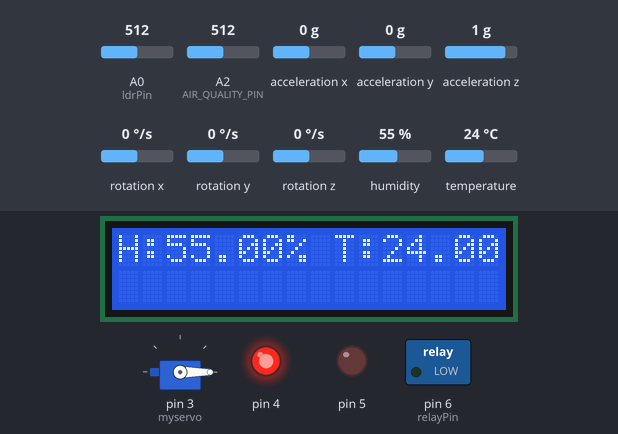
Bench run of a sketch on a simulated Arduino Uno, built with avr-gcc and run on an emulated ATmega328P. Shown: 16×2 character LCD, servo, switched loads named in the sketch (green lamp = pin HIGH), output pins drawn as LEDs (lit = HIGH). The inputs (shaded band) are chosen by the test bench; at power-on: temperature 24 °C, A0 (ldrPin) = 512, A2 (AIR_QUALITY_PIN) = 512, acceleration x 0 g, acceleration y 0 g, acceleration z 1 g, rotation x 0 °/s, rotation y 0 °/s, rotation z 0 °/s, humidity 55 %. What the sketch prints to the serial monitor is not drawn.

Above: at 1.2 s.
1.3 s: temperature set to 15.6 °C
At 2.6 s:
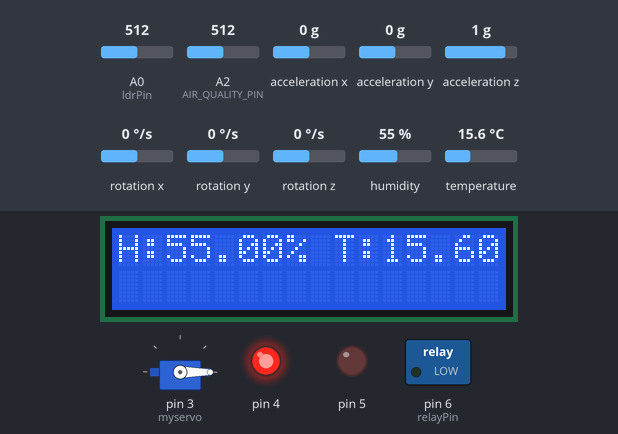
7.5 s: temperature set to 14.6 °C
At 9.5 s:
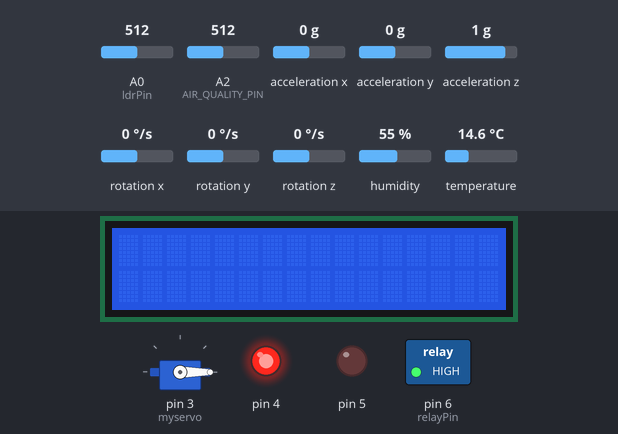
11.7 s: A0 (ldrPin) set to 759
At 14.9 s:
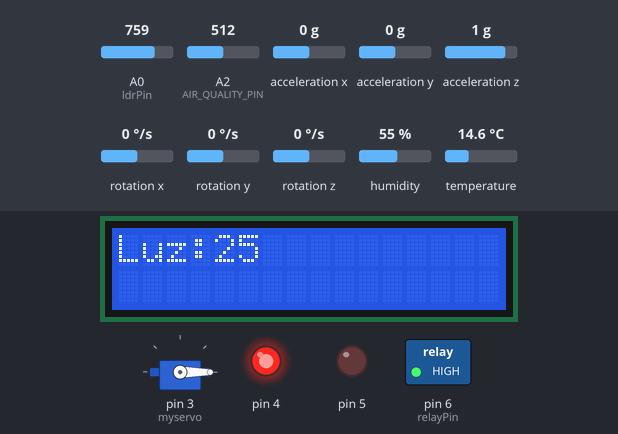
17.9 s: A0 (ldrPin) set to 781
At 20.6 s:
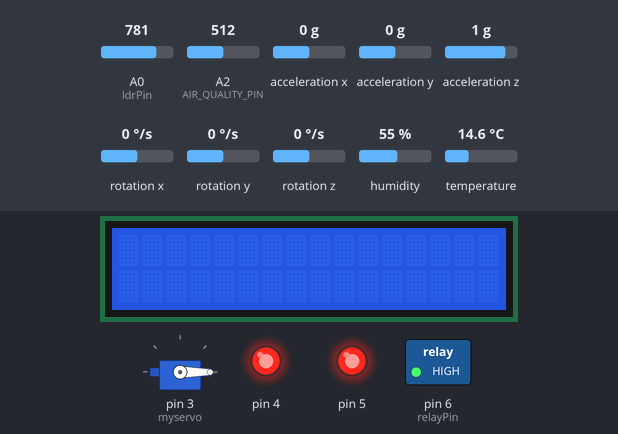
22.8 s: temperature set to 28 °C
At 27.8 s:
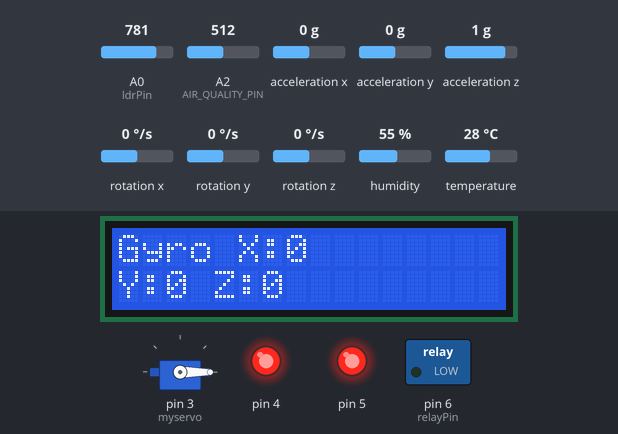
28.9 s: temperature set to 29.3 °C
At 32.3 s:
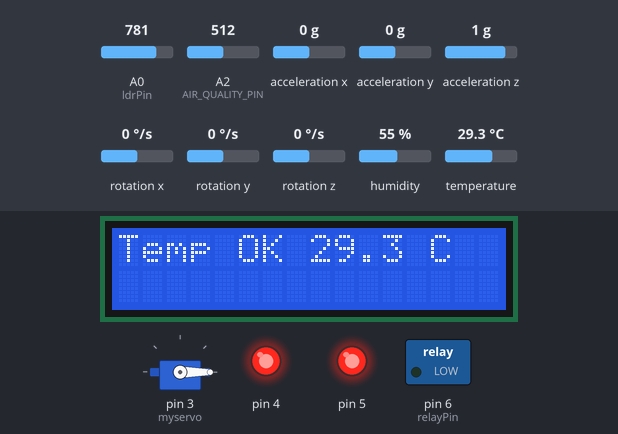
34.0 s: temperature set to 30.7 °C
Timing chart, 0 to 48.8 s (numbered marks = the images above; inputs shaded):
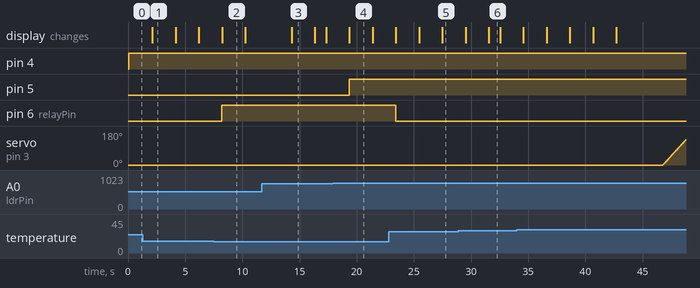

Measured:
- the behaviour switches between 15 and 14.9 °C on temperature (found by bisection; images 1 and 2)
- the behaviour switches between 767 and 768 on A0 (ldrPin) (found by bisection; images 3 and 4)
- after the input at 7.5 s, pin 6 (relayPin): LOW → HIGH after 0.71 s
- after the input at 17.9 s, pin 5: LOW → HIGH after 1.4 s
- after the input at 22.8 s, pin 6 (relayPin): HIGH → LOW after 0.60 s
- after the input at 34.0 s, servo on pin 3 (myservo): moves from 0° to 133° over 2.0 s, starting after 12.8 s
- what the display in image 1 shows lasts 2.1 s, from 2.1 s to 4.2 s

The sketch:

sketch.ino
```cpp
#include <LiquidCrystal.h>
#include <DHT.h>
#include <Servo.h>
#include <MPU6050.h>

// Pines para la LCD
const int rs = 7;
const int en = 8;
const int d4 = 9;
const int d5 = 10;
const int d6 = 11;
const int d7 = 12;
LiquidCrystal lcd(rs, en, d4, d5, d6, d7);

// DHT22
#define DHTPIN 2
#define DHTTYPE DHT22
DHT dht(DHTPIN, DHTTYPE);

// LDR
const int ldrPin = A0;

// sensor de calidad de aire
#define AIR_QUALITY_PIN A2

// Relé
const int relayPin = 6;
const float temperatureThreshold = 15;

// Variables temperatura
// Calcular cada 15 segundos la temperatura y media cada 2 minutos
float dhtTemps[8];
int dhtIndex = 0;
int dhtCount = 0;  // lecturas validas
unsigned long lastDHTRead = 0;
const unsigned long DHT_INTERVAL = 15000; // 15 segundos

//servo
Servo myservo;  // crear objeto servo para controlar un servo
int pos = 0;    // variable para almacenar la posición del servo

// Gyroscope
MPU6050 mpu;  // Sensor MPU6050

// Cambio de visualizacion
int displayMode = 0;

void setup() {
  Serial.begin(9600);
  lcd.begin(16, 2);
  lcd.print("Leyendo Sensores...");
  dht.begin();
  pinMode(relayPin, OUTPUT);
  digitalWrite(relayPin, LOW);
  myservo.attach(3);

  pinMode(4, OUTPUT);
  pinMode(5, OUTPUT);

  mpu.initialize();

}


// funcion string sencilla para ver si la calidad es buena o mala
String calidadAireTexto(int valor) {
  if (valor > 700) return "Malo";
  if (valor > 500) return "Regular";
  return "Bueno";
}


boolean position = true;
void loop() {

  if (position == true){
    myservo.write(0);
    position = false;
  }

  // DHT22
  float humidity = dht.readHumidity();
  float temperatureC = dht.readTemperature();

  // LDR
  int ldrValue = 1023 - analogRead(ldrPin);
  int lightLevel = map(ldrValue, 0, 1023, 0, 100); // Invierte el rango: más luz -> mayor valor


  // Lectura calidad del aire
  int airQualityRaw = analogRead(AIR_QUALITY_PIN);


  // Giroscopio
  int16_t gx, gy, gz;
  mpu.getRotation(&gx, &gy, &gz);


  // Control del relé basado en la temperatura del DHT22
  if (!isnan(temperatureC)) { // Verifica que lectura del DHT
    if (temperatureC < temperatureThreshold) {
      digitalWrite(relayPin, HIGH);
      Serial.println("Relé ACTIVADO (Temperatura < 20ºC)");
    } else {
      digitalWrite(relayPin, LOW);  // Desactiva el relé
      Serial.println("Relé DESACTIVADO (Temperatura >= 20ºC)");
    }
  }

  if ( lightLevel < 25) {
    digitalWrite(4, HIGH);
    digitalWrite(5, HIGH);
  } else if ( lightLevel < 50) {
    digitalWrite(4, HIGH);
    digitalWrite(5, LOW);
  } else {
    digitalWrite(4, LOW);
    digitalWrite(5, LOW);
  }


  // Calcular promedio cada 4 lecturas
  static unsigned long lastAverageTime = 0;
  // en loop()
  if (millis() - lastDHTRead >= DHT_INTERVAL) {
    lastDHTRead = millis();

    float tempDHT = dht.readTemperature();

    if (!isnan(tempDHT)) {
      dhtTemps[dhtIndex] = tempDHT;
      dhtIndex = (dhtIndex + 1) % 8;

      if (dhtCount < 8) { //va hasta 8 porque si hay mediciones cada 15 segundos, hasta 2 minutos hay 8 mediciones
        dhtCount++;
      }

      // Calcular promedio cada 8 lecturas (2 minutos)
      if (dhtCount == 8) {
        float sum = 0;
        for (int i = 0; i < 8; i++) {
          sum += dhtTemps[i];
        }
        float promedio = sum / 8;

        // Mostrar promedio en el LCD durante 5 segundos
        lcd.clear();
        lcd.setCursor(0, 0);
        lcd.print("Prom: ");
        lcd.print(promedio, 1);
        lcd.print(" C");

        lcd.setCursor(1, 1);
        lcd.print("Aire:");
        lcd.print(calidadAireTexto(airQualityRaw));

        delay(5000); // Mostrar durante 5 segundos

        dhtCount = 0; // Resetear el contador para próximas 8 lecturas
      }


      if (tempDHT <= 30 && pos == 0) {
        lcd.clear();
        lcd.setCursor(0, 0);
        lcd.print("Temp OK ");
        lcd.print(tempDHT, 1);
        lcd.print(" C");
        delay(1000);
        pos = 0;
        myservo.write(0);
      } else if(tempDHT <= 30 && pos != 0) {
        for (pos = 180; pos >= 0; pos -= 1) { // va de 180 a 0 grados
          myservo.write(pos);
          delay(15);
        }
        pos = 0;
        lcd.clear();
        lcd.setCursor(0, 0);
        lcd.print("cerrando ");
        lcd.setCursor(0, 1);
        lcd.print("compuertas ");
        delay(1000);
      } else if(tempDHT > 30 && pos == 0 ) {
        for (pos = 0; pos <= 180; pos += 1) { // va de 0 a 180 grados
          myservo.write(pos);  // indica al servo que vaya a la posición 'pos'
          delay(15);           // espera 15 ms para que el servo alcance la posición
        }
        pos = 180;
        lcd.clear();
        lcd.setCursor(0, 0);
        lcd.print("abriendo ");
        lcd.setCursor(0, 1);
        lcd.print("compuertas ");
        delay(1000);
      } else if(tempDHT > 30 && pos != 0 ) {

        pos = 180;
        lcd.clear();
        lcd.setCursor(0, 0);
        lcd.print("compuertas ya");
        lcd.setCursor(0, 1);
        lcd.print("abiertas ");
        delay(1000);
      }
    }
  }


  // Limpiar la pantalla
  lcd.clear();

 // Mostrar datos en la LCD
  switch (displayMode ) {
    case 0: {
        lcd.clear();
        lcd.setCursor(0, 0);
        lcd.print("H:");
        lcd.print(humidity);
        lcd.print("% T:");
        lcd.print(temperatureC);
        lcd.print("C");
        break;
    }
    case 1: {
        lcd.clear();
        lcd.setCursor(0, 0);
        lcd.print("H:");
        lcd.print(humidity);
        lcd.print("% T:");
        lcd.print(temperatureC);
        lcd.print("C");
        break;
    }
    case 2: {
        lcd.clear();
        lcd.setCursor(0, 0);
        lcd.print("Luz:");
        lcd.print(lightLevel);
        break;
    }
    case 3: {
        lcd.clear();
        lcd.setCursor(0, 0);
        lcd.print("Gyro X:");
        lcd.print(gx);
        lcd.setCursor(0, 1);
        lcd.print("Y:");
        lcd.print(gy);
        lcd.print(" Z:");
        lcd.print(gz);
        break;
    }
  }

    displayMode = (displayMode + 1) % 5;

  Serial.print("Humedad: ");
  Serial.print(humidity);
  Serial.print("% Temperatura DHT: ");
  Serial.print(temperatureC);
  Serial.print("C ");
  Serial.print("Luz: ");
  Serial.print(lightLevel);
  Serial.print(pos);


  delay(2000); // Esperar 2 segundos antes de la siguiente lectura
}
```
